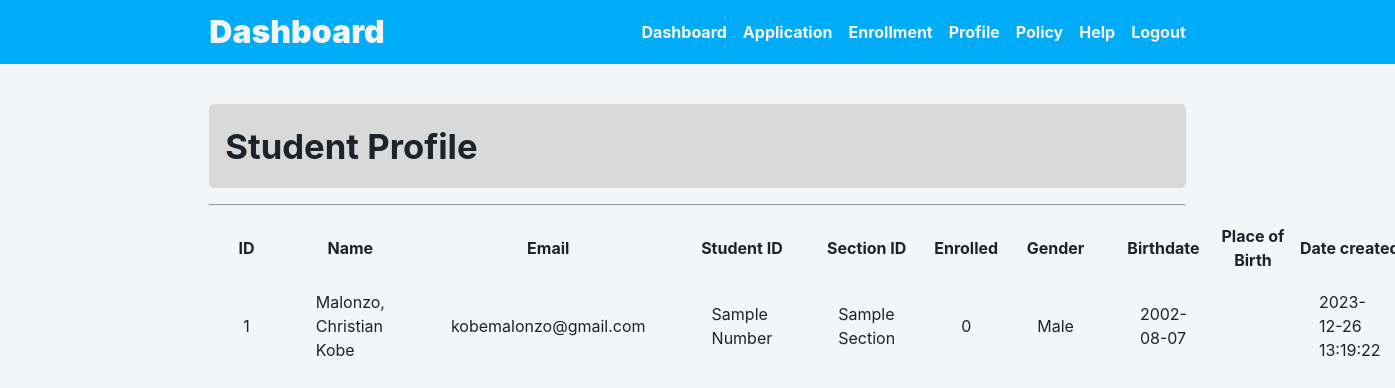
/src/modules/dashboard/profile.php (signed in), run on the app's committed database.
### tables this page shows
CREATE TABLE `student_info` (
  `Student_ID` int(20) NOT NULL,
  `First_Name` varchar(50) NOT NULL,
  `Last_Name` varchar(50) NOT NULL,
  `Middle_Initial` char(1) NOT NULL,
  `Gender` varchar(20) NOT NULL,
  `Birthdate` date NOT NULL,
  `Place_of_Birth` varchar(100) NOT NULL,
  `Citizenship` varchar(50) NOT NULL,
  `Civil_Status` enum('Single','Married','Divorced','Separated','Widowed') NOT NULL,
  `Mobile_Number` varchar(11) NOT NULL,
  `Email` varchar(100) NOT NULL,
  `Address` varchar(255) NOT NULL,
  `Enrolled` tinyint(1) NOT NULL DEFAULT 0,
  `User_ID` bigint(20) DEFAULT NULL,
  `Status` int(1) NOT NULL
);

CREATE TABLE `users` (
  `User_ID` bigint(20) NOT NULL,
  `First_Name` varchar(100) NOT NULL,
  `Last_Name` varchar(100) NOT NULL,
  `Email` varchar(255) NOT NULL,
  `Password` varchar(255) NOT NULL,
  `User_Type` enum('Student','Administrator','','') NOT NULL DEFAULT 'Student',
  `Date_Created` timestamp NOT NULL DEFAULT current_timestamp()
);

### config.php (called while the page is built, shortened)
<?php
$_C2_style_css = '../../../style.css';
$_C2_button_css = '../../css/button.css';
$_C2_forms_css = '../../css/forms.css';
$_C2_icon_css = '../../css/icon.css';
$_C2_module_css = '../../css/module.css';
$_C2_navbar_css = '../../css/navbar.css';

### src/process/session.php (called while the page is built, shortened)
<?php
if (isset($_SESSION['user_id'])) {
    $sql = "SELECT * FROM users WHERE User_ID = {$_SESSION['user_id']}";
    $result = $mysqli->query($sql);
    $user = $result->fetch_assoc();
}
if (isset($_SESSION['user_id'])) {
    $sql = "SELECT Student_info.*, users.* FROM student_info
        RIGHT JOIN users ON student_info.User_ID = users.User_ID
        WHERE student_info.USER_ID = {$_SESSION['user_id']}";
    $result = $mysqli->query($sql);
    $studentuser = $result->fetch_assoc();
}

### src/modules/dashboard/profile.php (the view, shortened to what this page needs)
<?php include '../../../config.php'; ?>
<?php include $_C2_session_php; ?>
<!DOCTYPE html>
<html lang="en">
<head>
    <link rel="stylesheet" href="<?php echo $_C2_style_css; ?>">
    <link rel="stylesheet" href="<?php echo $_C2_module_css; ?>">
    <link rel="stylesheet" href="<?php echo $_C2_button_css; ?>">
    <link rel="stylesheet" href="<?php echo $_C2_icon_css; ?>">
    <link rel="stylesheet" href="<?php echo $_C2_navbar_css; ?>">
    <link rel="stylesheet" href="<?php echo $_C2_forms_css; ?>">
</head>
<body>
    <?php if (isset($user)) : ?>
        <?php if ($user['User_Type'] == 'Student') : ?>
            <section class="studentlist1 container">
                <h2 class="page_title">Student Profile</h2>
                <hr class="title_line">
                <table>
                    <tbody>
                        <?php
                        echo "<table>";
                        echo "<tr><th>ID</th><th>Name</th><th>Email</th><th>Student ID</th><th>Section ID</th><th>Enrolled</th><th>Gender</th><th>Birthdate</th><th>Place of Birth</th><th>Date created</th></tr>";
                        echo "<tr>";
                        echo "<td>" . $studentuser["Student_ID"] . "</td>";
                        echo "<td>" . $studentuser['Last_Name'], ', ', $studentuser['First_Name'], ' ', $studentuser['Middle_Initial'] . "</td>";
                        echo "<td>" . $studentuser["Email"] . "</td>";
                        echo "<td>" . "Sample Number" . "</td>";
                        echo "<td>" . "Sample Section" . "</td>";
                        echo "<td>" . $studentuser["Enrolled"] . "</td>";
                        echo "<td>" . $studentuser["Gender"] . "</td>";
                        echo "<td>" . $studentuser["Birthdate"] . "</td>";
                        echo "<td>" . $studentuser["Place_of_Birth"] . "</td>";
                        echo "<td>" . $studentuser["Date_Created"] . "</td>";
                        echo "</tr>";
                        ?>
                    </tbody>
                </table>
            </section>
                    <?php endif; ?>
        <?php else : ?>
        <?php endif; ?>
</body>
</html>

### style.css (style rules this page uses)
*, *::after, *::before { padding: 0; margin: 0; box-sizing: border-box; }
:root { font-family: Inter, system-ui, Avenir, Helvetica, Arial, sans-serif; line-height: 1.5; font-weight: 400; color: var(--black); background-color: var(--white_1); font-synthesis: none; text-rendering: optimizeLegibility; -webkit-font-smoothing: antialiased; -moz-osx-font-smoothing: grayscale; --dark_blue: #003e5d; --mid_blue: #0176aa; --light_blue: #00acf8; --pale_light_blue: #4f9ef8; --green: #06a948; --orange: #f89807; --yellow_orange: #f4bc1c; --red: #ff3b30; --white_1: #f4f5f6; --white_2: #e8ecec; --white_3: #f2f2f2; --light_gray: #d9d9d9; --gray: #1e1e1e; --dark_gray: #1a1a1a; --black: #1c232b; }
body { margin: 0; min-width: 320px; min-height: 100vh; }
h2 { font-size: min(6vw, 26pt); font-weight: 700; }
.container { padding: 2.5rem 15vw; }
.page_title { background-color: var(--light_gray); padding: 1rem; border-radius: 5px; margin-bottom: 1rem; }
.title_line { background-color: var(--gray); margin-bottom: 1rem; }

### src/css/forms.css (style rules this page uses)
td { padding: 1rem 2rem; }

### data on the page
student_info: Student_ID "1", User_ID.Last_Name "Malonzo", User_ID.First_Name "Christian Kobe", User_ID.Email "kobemalonzo@gmail.com", Enrolled "0", Gender "Male", Birthdate "2002-08-07", User_ID.Date_Created "2023-12-26 13:19:22"

### other printed values
$navbar_2_item['title'] "Dashboard"
$navbar_2_item['title'] "Application"
$navbar_2_item['title'] "Enrollment"
$navbar_2_item['title'] "Profile"
$navbar_2_item['title'] "Policy"
$navbar_2_item['title'] "Help"
$navbar_2_item['title'] "Logout"
